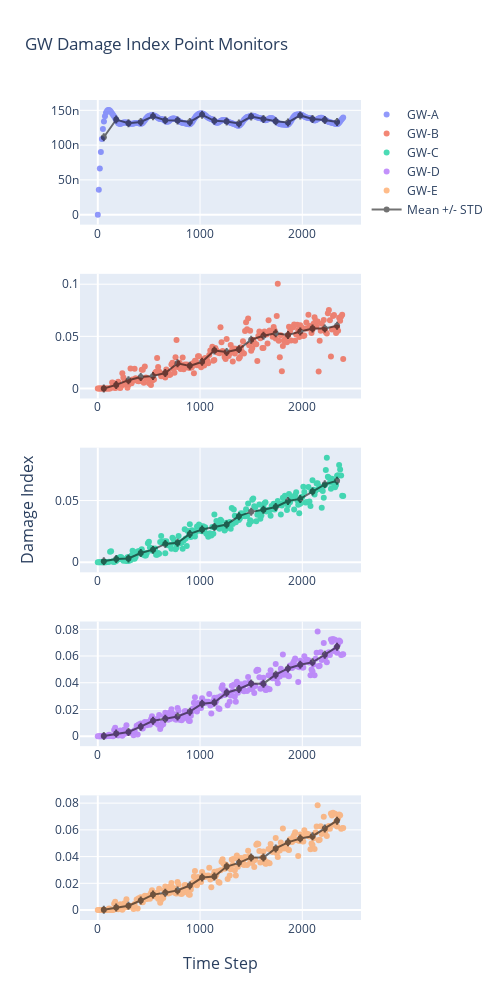

Notebook code for this chart:
### Code cell
color10_16 = ['#636EFA', '#EF553B', '#00CC96', '#AB63FA', '#FFA15A', '#19D3F3', '#FF6692', '#B6E880', '#FF97FF',
              '#FECB52']
scatter_opacity = 0.7
mean_opacity = scatter_opacity

fig = make_subplots(
    rows=5,
    cols=1,
    shared_xaxes=False,
    x_title="Time Step",
    y_title="Damage Index")
# subplot_titles=("Point A", "Quadrant 2"))

fig.add_trace(go.Scatter(x=residual_df['Time_Step'],
                         y=residual_df['point-gw-a'],
                         mode='markers',
                         opacity=scatter_opacity,
                         name='GW-A',
                         line=dict(color=color10_16[0])),
              row=1, col=1)
fig.add_trace(go.Scatter(x=bin_df['bin_centres'],
                         y=bin_df['point-gw-a_bin_mean'],
                         mode='markers+lines',
                         name='Mean +/- STD',
                         line=dict(color='black'),
                         opacity=.55,
                         error_x_array=bin_df['point-gw-a_std'],
                         showlegend=False),
              row=1, col=1)

fig.add_trace(go.Scatter(x=residual_df['Time_Step'],
                         y=residual_df['point-gw-b'],
                         mode='markers',
                         opacity=scatter_opacity,
                         name='GW-B',
                         line=dict(color=color10_16[1])),
              row=2, col=1)
fig.add_trace(go.Scatter(x=bin_df['bin_centres'],
                         y=bin_df['point-gw-b_bin_mean'],
                         mode='markers+lines',
                         name='Mean +/- STD',
                         line=dict(color='black'),
                         opacity=.55,
                         error_x_array=bin_df['point-gw-b_std'],
                         showlegend=False),
              row=2, col=1)

fig.add_trace(go.Scatter(x=residual_df['Time_Step'],
                         y=residual_df['point-gw-c'],
                         mode='markers',
                         opacity=scatter_opacity,
                         name='GW-C',
                         line=dict(color=color10_16[2]),
                         showlegend=True),
              row=3, col=1)
fig.add_trace(go.Scatter(x=bin_df['bin_centres'],
                         y=bin_df['point-gw-c_bin_mean'],
                         mode='markers+lines',
                         name='Mean +/- STD',
                         line=dict(color='black'),
                         opacity=.55,
                         error_x_array=bin_df['point-gw-c_std'],
                         showlegend=False),
              row=3, col=1)

fig.add_trace(go.Scatter(x=residual_df['Time_Step'],
                         y=residual_df['point-gw-d'],
                         mode='markers',
                         opacity=scatter_opacity,
                         name='GW-D',
                         line=dict(color=color10_16[3]),
                         showlegend=True),
              row=4, col=1)
fig.add_trace(go.Scatter(x=bin_df['bin_centres'],
                         y=bin_df['point-gw-d_bin_mean'],
                         mode='markers+lines',
                         name='Mean +/- STD',
                         line=dict(color='black'),
                         opacity=.55,
                         error_x_array=bin_df['point-gw-d_std'],
                         showlegend=False),
              row=4, col=1)

fig.add_trace(go.Scatter(x=residual_df['Time_Step'],
                         y=residual_df['point-gw-e'],
                         mode='markers',
                         opacity=scatter_opacity,
                         name='GW-E',
                         line=dict(color=color10_16[4]),
                         showlegend=True),
              row=5, col=1)
fig.add_trace(go.Scatter(x=bin_df['bin_centres'],
                         y=bin_df['point-gw-e_bin_mean'],
                         mode='markers+lines',
                         name='Mean +/- STD',
                         line=dict(color='black'),
                         opacity=.55,
                         error_x_array=bin_df['point-gw-e_std'],
                         showlegend=True),
              row=5, col=1)

fig.update_layout(height=1000, width=500,
                  title_text="GW Damage Index Point Monitors")

fig.show()

### Figure 1 — Plotly figure (JSON) as saved in the notebook; plotly's stock layout.template omitted (floating-point values rounded to 4 significant figures; data arrays with more than 128 entries replaced by an {"elided": "..."} marker saying what was removed)
{"data": [{"line": {"color": "#636EFA"}, "mode": "markers", "name": "GW-A", "opacity": 0.7, "type": "scatter", "x": {"elided": "241 float values"}, "xaxis": "x", "y": {"elided": "241 float values"}, "yaxis": "y"}, {"error_x": {"array": [4.943e-08, 6.332e-09, 8.059e-10, 2.992e-09, 1.664e-09, 1.529e-09, 2.584e-09, 3.909e-09, 2.054e-09, 2.356e-09, 1.84e-09, 3.386e-09, 9.131e-10, 1.24e-09, 3.601e-09, 4.481e-09, 1.474e-09, 1.399e-09, 2.684e-09, 3.109e-09]}, "line": {"color": "black"}, "mode": "markers+lines", "name": "Mean +/- STD", "opacity": 0.55, "showlegend": false, "type": "scatter", "x": [58.8, 180.0, 300.0, 420.0, 540.0, 660.0, 780.0, 900.0, 1020.0, 1140.0, 1260.0, 1380.0, 1500.0, 1620.0, 1740.0, 1860.0, 1980.0, 2100.0, 2220.0, 2340.0], "xaxis": "x", "y": [1.112e-07, 1.367e-07, 1.315e-07, 1.332e-07, 1.413e-07, 1.358e-07, 1.353e-07, 1.333e-07, 1.435e-07, 1.35e-07, 1.34e-07, 1.312e-07, 1.41e-07, 1.375e-07, 1.342e-07, 1.327e-07, 1.427e-07, 1.375e-07, 1.361e-07, 1.331e-07], "yaxis": "y"}, {"line": {"color": "#EF553B"}, "mode": "markers", "name": "GW-B", "opacity": 0.7, "type": "scatter", "x": {"elided": "241 float values"}, "xaxis": "x2", "y": {"elided": "241 float values"}, "yaxis": "y2"}, {"error_x": {"array": [2.571e-05, 0.004164, 0.005748, 0.005151, 0.007608, 0.003336, 0.008383, 0.003239, 0.003663, 0.008114, 0.006514, 0.007007, 0.01182, 0.00753, 0.02026, 0.007039, 0.005569, 0.01397, 0.01199, 0.01195]}, "line": {"color": "black"}, "mode": "markers+lines", "name": "Mean +/- STD", "opacity": 0.55, "showlegend": false, "type": "scatter", "x": [58.8, 180.0, 300.0, 420.0, 540.0, 660.0, 780.0, 900.0, 1020.0, 1140.0, 1260.0, 1380.0, 1500.0, 1620.0, 1740.0, 1860.0, 1980.0, 2100.0, 2220.0, 2340.0], "xaxis": "x2", "y": [1.547e-05, 0.003453, 0.007968, 0.01092, 0.01206, 0.01483, 0.02412, 0.02171, 0.02561, 0.03635, 0.03512, 0.03765, 0.04675, 0.0506, 0.05289, 0.05122, 0.05471, 0.05758, 0.05762, 0.06021], "yaxis": "y2"}, {"line": {"color": "#00CC96"}, "mode": "markers", "name": "GW-C", "opacity": 0.7, "showlegend": true, "type": "scatter", "x": {"elided": "241 float values"}, "xaxis": "x3", "y": {"elided": "241 float values"}, "yaxis": "y3"}, {"error_x": {"array": [0.002354, 0.002424, 0.002396, 0.001838, 0.003402, 0.003505, 0.003377, 0.004501, 0.003196, 0.005275, 0.004846, 0.002645, 0.007316, 0.003921, 0.003651, 0.004232, 0.005736, 0.006577, 0.01051, 0.007672]}, "line": {"color": "black"}, "mode": "markers+lines", "name": "Mean +/- STD", "opacity": 0.55, "showlegend": false, "type": "scatter", "x": [58.8, 180.0, 300.0, 420.0, 540.0, 660.0, 780.0, 900.0, 1020.0, 1140.0, 1260.0, 1380.0, 1500.0, 1620.0, 1740.0, 1860.0, 1980.0, 2100.0, 2220.0, 2340.0], "xaxis": "x3", "y": [0.0007359, 0.002652, 0.00306, 0.007421, 0.01019, 0.01482, 0.01577, 0.02294, 0.02648, 0.02853, 0.03062, 0.03734, 0.04083, 0.04253, 0.04482, 0.04962, 0.05133, 0.05732, 0.06316, 0.06606], "yaxis": "y3"}, {"line": {"color": "#AB63FA"}, "mode": "markers", "name": "GW-D", "opacity": 0.7, "showlegend": true, "type": "scatter", "x": {"elided": "241 float values"}, "xaxis": "x4", "y": {"elided": "241 float values"}, "yaxis": "y4"}, {"error_x": {"array": [0.0002885, 0.002111, 0.00195, 0.002993, 0.002363, 0.004373, 0.002867, 0.005336, 0.002739, 0.004344, 0.004484, 0.004435, 0.005618, 0.0051, 0.003803, 0.004949, 0.004999, 0.008889, 0.005633, 0.004753]}, "line": {"color": "black"}, "mode": "markers+lines", "name": "Mean +/- STD", "opacity": 0.55, "showlegend": false, "type": "scatter", "x": [58.8, 180.0, 300.0, 420.0, 540.0, 660.0, 780.0, 900.0, 1020.0, 1140.0, 1260.0, 1380.0, 1500.0, 1620.0, 1740.0, 1860.0, 1980.0, 2100.0, 2220.0, 2340.0], "xaxis": "x4", "y": [0.0001397, 0.001921, 0.003196, 0.007105, 0.01154, 0.01301, 0.0147, 0.01834, 0.0243, 0.02514, 0.03252, 0.03531, 0.03937, 0.03931, 0.04607, 0.05068, 0.05349, 0.05527, 0.06097, 0.06688], "yaxis": "y4"}, {"line": {"color": "#FFA15A"}, "mode": "markers", "name": "GW-E", "opacity": 0.7, "showlegend": true, "type": "scatter", "x": {"elided": "241 float values"}, "xaxis": "x5", "y": {"elided": "241 float values"}, "yaxis": "y5"}, {"error_x": {"array": [0.0002885, 0.002111, 0.00195, 0.002993, 0.002363, 0.004373, 0.002867, 0.005336, 0.002739, 0.004344, 0.004484, 0.004435, 0.005618, 0.0051, 0.003803, 0.004949, 0.004999, 0.008889, 0.005633, 0.004753]}, "line": {"color": "black"}, "mode": "markers+lines", "name": "Mean +/- STD", "opacity": 0.55, "showlegend": true, "type": "scatter", "x": [58.8, 180.0, 300.0, 420.0, 540.0, 660.0, 780.0, 900.0, 1020.0, 1140.0, 1260.0, 1380.0, 1500.0, 1620.0, 1740.0, 1860.0, 1980.0, 2100.0, 2220.0, 2340.0], "xaxis": "x5", "y": [0.0001397, 0.001921, 0.003196, 0.007105, 0.01154, 0.01301, 0.0147, 0.01834, 0.0243, 0.02514, 0.03252, 0.03531, 0.03937, 0.03931, 0.04607, 0.05068, 0.05349, 0.05527, 0.06097, 0.06688], "yaxis": "y5"}], "layout": {"annotations": [{"font": {"size": 16}, "showarrow": false, "text": "Time Step", "x": 0.5, "xanchor": "center", "xref": "paper", "y": 0, "yanchor": "top", "yref": "paper", "yshift": -30}, {"font": {"size": 16}, "showarrow": false, "text": "Damage Index", "textangle": -90, "x": 0, "xanchor": "right", "xref": "paper", "xshift": -40, "y": 0.5, "yanchor": "middle", "yref": "paper"}], "height": 1000, "title": {"text": "GW Damage Index Point Monitors"}, "width": 500, "xaxis": {"anchor": "y", "domain": [0.0, 1.0]}, "xaxis2": {"anchor": "y2", "domain": [0.0, 1.0]}, "xaxis3": {"anchor": "y3", "domain": [0.0, 1.0]}, "xaxis4": {"anchor": "y4", "domain": [0.0, 1.0]}, "xaxis5": {"anchor": "y5", "domain": [0.0, 1.0]}, "yaxis": {"anchor": "x", "domain": [0.848, 1.0]}, "yaxis2": {"anchor": "x2", "domain": [0.636, 0.788]}, "yaxis3": {"anchor": "x3", "domain": [0.424, 0.576]}, "yaxis4": {"anchor": "x4", "domain": [0.212, 0.364]}, "yaxis5": {"anchor": "x5", "domain": [0.0, 0.152]}}}
